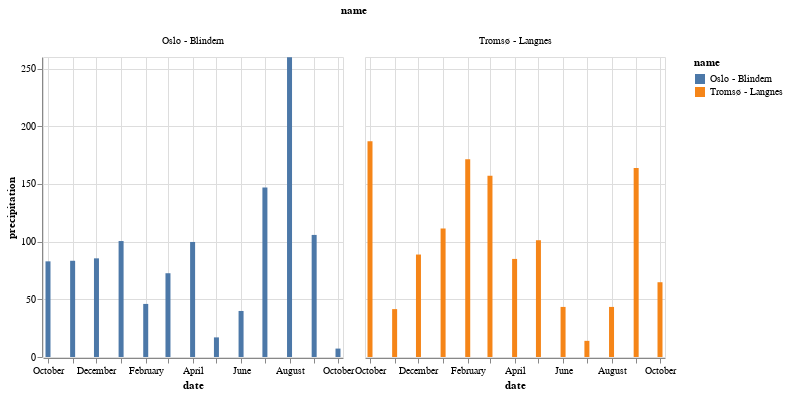

The code cell stored with this chart in its notebook:
### Code cell
alt.Chart(data).mark_bar().encode(
    x="date",
    y="precipitation",
    color="name",
    column="name",
)

### Figure 1 — Vega-Lite specification as saved in the notebook (floating-point values rounded to 4 significant figures)
{"config": {"view": {"continuousWidth": 300, "continuousHeight": 300}}, "data": {"name": "data-70355064500425ffef713a710c36d088"}, "mark": {"type": "bar"}, "encoding": {"color": {"field": "name", "type": "nominal"}, "column": {"field": "name", "type": "nominal"}, "x": {"field": "date", "type": "temporal"}, "y": {"field": "precipitation", "type": "quantitative"}}, "$schema": "https://vega.github.io/schema/vega-lite/v5.15.1.json", "datasets": {"data-70355064500425ffef713a710c36d088": [{"name": "Tromsø - Langnes", "station": "SN90490", "date": "2022-10-01T00:00:00", "max temperature": 10.7, "precipitation": 187.0, "min temperature": -4.2}, {"name": "Tromsø - Langnes", "station": "SN90490", "date": "2022-11-01T00:00:00", "max temperature": 8.5, "precipitation": 41.5, "min temperature": -7.0}, {"name": "Tromsø - Langnes", "station": "SN90490", "date": "2022-12-01T00:00:00", "max temperature": 5.6, "precipitation": 88.8, "min temperature": -11.7}, {"name": "Tromsø - Langnes", "station": "SN90490", "date": "2023-01-01T00:00:00", "max temperature": 7.7, "precipitation": 111.4, "min temperature": -13.9}, {"name": "Tromsø - Langnes", "station": "SN90490", "date": "2023-02-01T00:00:00", "max temperature": 6.6, "precipitation": 171.3, "min temperature": -10.7}, {"name": "Tromsø - Langnes", "station": "SN90490", "date": "2023-03-01T00:00:00", "max temperature": 4.5, "precipitation": 157.0, "min temperature": -15.1}, {"name": "Tromsø - Langnes", "station": "SN90490", "date": "2023-04-01T00:00:00", "max temperature": 9.8, "precipitation": 85.0, "min temperature": -7.1}, {"name": "Tromsø - Langnes", "station": "SN90490", "date": "2023-05-01T00:00:00", "max temperature": 17.7, "precipitation": 101.2, "min temperature": -4.6}, {"name": "Tromsø - Langnes", "station": "SN90490", "date": "2023-06-01T00:00:00", "max temperature": 25.4, "precipitation": 43.4, "min temperature": -0.4}, {"name": "Tromsø - Langnes", "station": "SN90490", "date": "2023-07-01T00:00:00", "max temperature": 26.7, "precipitation": 14.0, "min temperature": 6.0}, {"name": "Tromsø - Langnes", "station": "SN90490", "date": "2023-08-01T00:00:00", "max temperature": 25.1, "precipitation": 43.4, "min temperature": 5.4}, {"name": "Tromsø - Langnes", "station": "SN90490", "date": "2023-09-01T00:00:00", "max temperature": 19.3, "precipitation": 163.7, "min temperature": 0.3}, {"name": "Tromsø - Langnes", "station": "SN90490", "date": "2023-10-01T00:00:00", "max temperature": 9.8, "precipitation": 64.8, "min temperature": -0.6}, {"name": "Oslo - Blindern", "station": "SN18700", "date": "2022-10-01T00:00:00", "max temperature": 17.1, "precipitation": 82.9, "min temperature": -0.4}, {"name": "Oslo - Blindern", "station": "SN18700", "date": "2022-11-01T00:00:00", "max temperature": 15.1, "precipitation": 83.4, "min temperature": -2.1}, {"name": "Oslo - Blindern", "station": "SN18700", "date": "2022-12-01T00:00:00", "max temperature": 6.5, "precipitation": 85.5, "min temperature": -14.6}, {"name": "Oslo - Blindern", "station": "SN18700", "date": "2023-01-01T00:00:00", "max temperature": 7.2, "precipitation": 100.5, "min temperature": -13.4}, {"name": "Oslo - Blindern", "station": "SN18700", "date": "2023-02-01T00:00:00", "max temperature": 10.2, "precipitation": 46.0, "min temperature": -9.4}, {"name": "Oslo - Blindern", "station": "SN18700", "date": "2023-03-01T00:00:00", "max temperature": 9.8, "precipitation": 72.6, "min temperature": -12.6}, {"name": "Oslo - Blindern", "station": "SN18700", "date": "2023-04-01T00:00:00", "max temperature": 19.8, "precipitation": 99.7, "min temperature": -4.7}, {"name": "Oslo - Blindern", "station": "SN18700", "date": "2023-05-01T00:00:00", "max temperature": 24.2, "precipitation": 17.0, "min temperature": -0.8}, {"name": "Oslo - Blindern", "station": "SN18700", "date": "2023-06-01T00:00:00", "max temperature": 31.8, "precipitation": 39.9, "min temperature": 4.6}, {"name": "Oslo - Blindern", "station": "SN18700", "date": "2023-07-01T00:00:00", "max temperature": 28.4, "precipitation": 146.9, "min temperature": 8.6}, {"name": "Oslo - Blindern", "station": "SN18700", "date": "2023-08-01T00:00:00", "max temperature": 24.5, "precipitation": 259.8, "min temperature": 9.8}, {"name": "Oslo - Blindern", "station": "SN18700", "date": "2023-09-01T00:00:00", "max temperature": 25.1, "precipitation": 105.8, "min temperature": 5.3}, {"name": "Oslo - Blindern", "station": "SN18700", "date": "2023-10-01T00:00:00", "max temperature": 17.1, "precipitation": 7.3, "min temperature": -0.7}]}}
